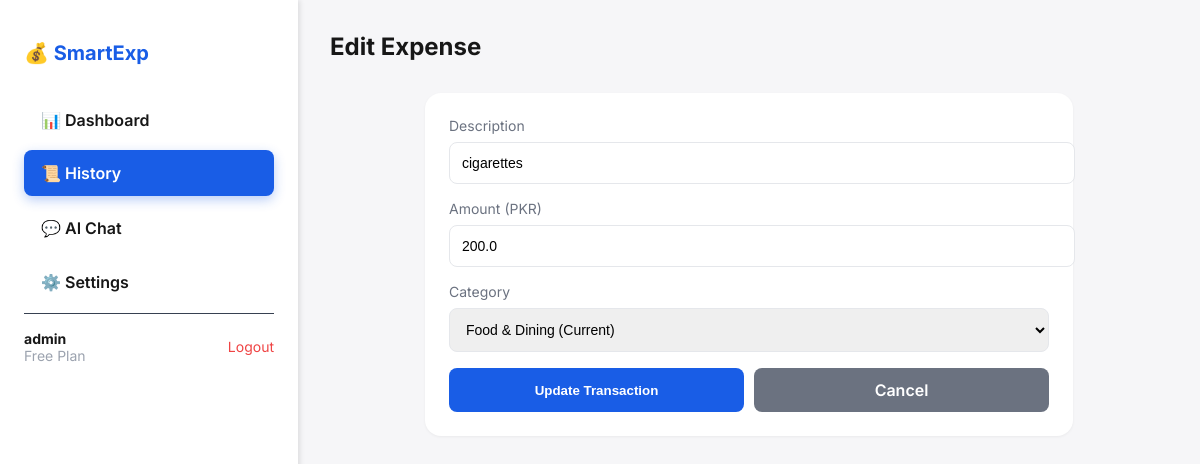
The page /edit_expense/51 (signed in) on the database its author committed.
### tables this page shows
CREATE TABLE expenses (
            id INTEGER PRIMARY KEY AUTOINCREMENT,
            expense_text TEXT NOT NULL,
            amount REAL NOT NULL,
            category TEXT NOT NULL,
            date TEXT NOT NULL,
            user_id INTEGER,
            FOREIGN KEY (user_id) REFERENCES users (user_id)
        );

### run.py (the view)
@app.route('/edit_expense/<int:expense_id>', methods=['GET'])
@login_required
def edit_expense_page(expense_id):
    expense = database.get_expense_by_id(expense_id, session['user_id'])
    if not expense:
        flash('Transaction not found.', 'error')
        return redirect(url_for('history'))
    return render_template('edit_expense.html', page_title="Edit Expense", active_page="history", expense=expense, username=session['username'])

### database.py (called while the page is built)
def get_connection():
    conn = sqlite3.connect(DB_NAME)
    conn.row_factory = sqlite3.Row  # Access columns by name
    return conn

def get_expense_by_id(expense_id, user_id):
    conn = get_connection()
    c = conn.cursor()
    c.execute("SELECT * FROM expenses WHERE id = ? AND user_id = ?", (expense_id, user_id))
    row = c.fetchone()
    conn.close()
    return row

### run.py (called while the page is built)
def login_required(f):
    @wraps(f)
    def decorated_function(*args, **kwargs):
        if 'user_id' not in session:
            return redirect(url_for('login'))
        return f(*args, **kwargs)
    return decorated_function

### templates/edit_expense.html (shortened to what this page needs)
{% extends "base.html" %}
{% block content %}
<div class="top-bar">
    <div>
        <h1 style="margin:0; font-size: 1.5rem;">Edit Expense</h1>
    </div>
</div>
<div class="card" style="max-width: 600px; margin: 0 auto;">
    <form action="{{ url_for('update_expense_route', expense_id=expense['id']) }}" method="POST">
        <div class="form-group">
            <label>Description</label>
            <input type="text" name="text" value="{{ expense['expense_text'] }}" required>
        </div>
        <div class="form-group">
            <label>Amount (PKR)</label>
            <input type="number" step="0.01" name="amount" value="{{ expense['amount'] }}" required>
        </div>
        <div class="form-group">
            <label>Category</label>
            <select name="category">
                <option value="{{ expense['category'] }}" selected>{{ expense['category'] }} (Current)</option>
            </select>
        </div>
        <div style="display: flex; gap: 10px;">
            <button class="btn-primary" type="submit">Update Transaction</button>
            <a href="{{ url_for('history') }}" class="btn-primary" style="background-color: #6b7280; text-decoration: none; display: inline-block; text-align: center;">Cancel</a>
        </div>
    </form>
</div>
{% endblock %}

### static/css/style.css (style rules this page uses)
:root { --primary-color: #195DE6; --secondary-color: #144AC0; --bg-color: #F6F6F8; --sidebar-bg: #FFFFFF; --sidebar-text: #171717; --card-bg: #FFFFFF; --text-color: #171717; --text-muted: #6B7280; --success: #25D366; --warning: #f59e0b; --danger: #ef4444; }
body { font-family: 'Inter', -apple-system, BlinkMacSystemFont, "Segoe UI", Roboto, Helvetica, Arial, sans-serif; background-color: var(--bg-color); margin: 0; padding: 0; display: flex; height: 100vh; color: var(--text-color); overflow: hidden; }
.top-bar { display: flex; justify-content: space-between; align-items: center; margin-bottom: 2rem; }
.card { background: var(--card-bg); border-radius: 1rem; padding: 1.5rem; box-shadow: 0 1px 3px rgba(0,0,0,0.05); }
.form-group { margin-bottom: 1rem; }
label { display: block; margin-bottom: 0.5rem; font-size: 0.875rem; color: var(--text-muted); }
input, select { width: 100%; padding: 0.75rem; border: 1px solid #e5e7eb; border-radius: 0.5rem; font-size: 0.875rem; transition: border-color 0.2s; }
.btn-primary { display: inline-block; text-align: center; text-decoration: none; width: 100%; padding: 0.75rem; background-color: var(--primary-color); color: white; border: none; border-radius: 0.5rem; font-weight: 600; cursor: pointer; transition: background 0.2s; box-sizing: border-box; }

### rows shown on the page
expenses: text "cigarettes", amount "200.0", category "Food & Dining (Current)"

### other values the page prints
{{ username }} "admin"
